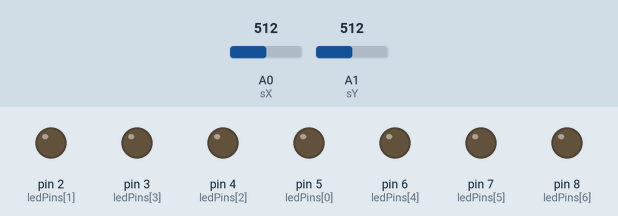
This sketch was run on a simulated Arduino Uno, built with avr-gcc and run on an emulated ATmega328P. Shown: output pins drawn as LEDs (lit = HIGH). Inputs (shaded band) come from the test bench; at power-on: A0 (sX) = 512, A1 (sY) = 512. Random numbers use the default seed unless the sketch sets one.

Above: at 5.3 s.
5.4 s: A0 (sX) set to 1005
At 6.8 s:
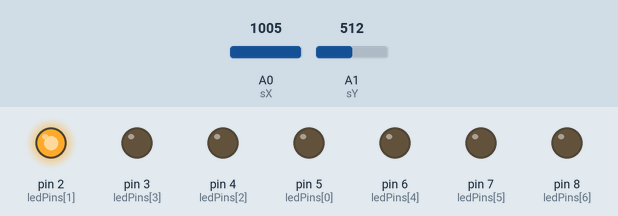
9.0 s: A0 (sX) set to 1023
At 11.8 s:
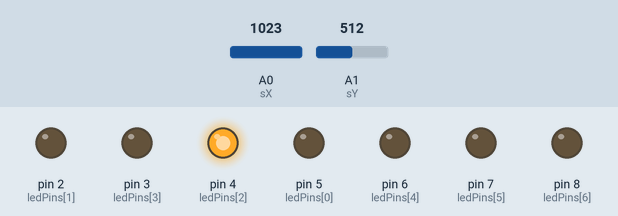
16.3 s: A1 (sY) set to 0
At 21.8 s:
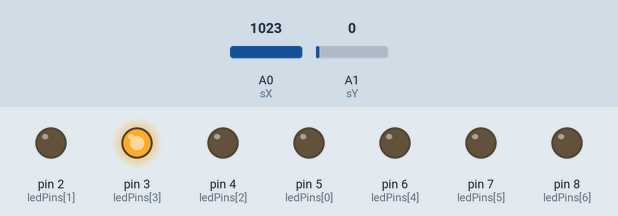
Timing chart, 0 to 34.7 s (numbered marks = the images above; inputs shaded):
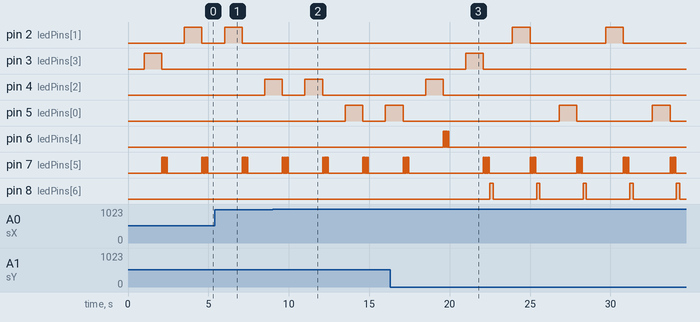

Measured:
- the behaviour switches between 1022 and 1023 on A0 (sX) (found by bisection; images 1 and 2)
- by itself, pin 2 (ledPins[1]): alternates HIGH for 1.1 s and LOW for 4.7 s

The sketch:

Joystick.ino
```cpp
// Joystick var
int sX = A0;     //joystick x axis, analog input
int sY = A1;     //joystick y axis, analog input
int sSX;         //state of x, reading from sX
int sSY;         //state of y, reading from sY
int sS;          //converted state

// Game variables
int rNum;        //random int choosing the random light to turn on
int wins=0;      //counting wins
int highScore=0; //saving the highest score

// Difficulty, time to react
const int easy=1000;
const int medium=500;
const int hard=325;
const int stupid=250;


int ledPins[]={5,2,4,3,6,7,8}; //initializing led's
int pinCount=7;                //number of led pins

void setup() {

Serial.begin(9600);
pinMode(sX, INPUT);
pinMode(sY, INPUT);

for (int thisPin = 0; thisPin < pinCount; thisPin++) { //assigning all the pins as outputs in a for loop
    pinMode(ledPins[thisPin], OUTPUT);
  }
}

void loop() {

  rNum=random(4); //generating random choice
  delay(1000);
  digitalWrite(ledPins[rNum], HIGH); //lighting the randomly chosen bulb
  delay(easy); //difficulty

  //stick stuff
  sSX = analogRead(sX); //reading x axis input
  delay(100);
  sSY = analogRead(sY); //reading y axis input

  //converting y and x inputs to 4 possibilities. 0 and 1023 are the maximum values on each axis of the joystick
  sS=0;
  switch (sSX) {
  case 0:
  sS=1;      // Left
  break;
  case 1023:
  sS=2;      // Right
  break;
}
switch (sSY) {
  case 0:
  sS=3;      // Up
  break;
  case 1023:
  sS=4;      // Down
  break;
}

  digitalWrite(ledPins[rNum], LOW); //turning off the randomly selected bulb, after the joystick choice was made
  if (sS-1==rNum) //checking if the user input the correct direction of the lit bulb
  {
    wins++;
    for (int k=0; k<=3; k++) {     //blinking green light means correct choice
    digitalWrite(ledPins[4], HIGH);
    delay(50);
    digitalWrite(ledPins[4], LOW);
    delay(50);
    }
  }
  else
  {
    if (wins>highScore) { //if the consecutive wins are more than the previous highscore, the new highscore is set.
        highScore=wins;
        wins=0;
    }
    for (int i=0; i<=3; i++) {       //blinking red light means incorrect choice
      digitalWrite(ledPins[5], HIGH);
      delay(50);
      digitalWrite(ledPins[5], LOW);
      delay(50);
    }
    for (int w=0; w<highScore; w++) { //displaying via counting and blinking the high score on a yellow bulb
        digitalWrite(ledPins[6], HIGH);
        delay(200);
        digitalWrite(ledPins[6], LOW);
        delay(200);
    }
  }
  }
```

zabice.c
```cpp
// Joystick var
int sX = A0;     //joystick x axis, analog input
int sY = A1;     //joystick y axis, analog input
int sSX;         //state of x, reading from sX
int sSY;         //state of y, reading from sY
int sS;          //converted state

void setup() {

  pinMode(sX, INPUT);
  pinMode(sY, INPUT);

  Serial.begin(9600);
}

void loop() {

  //stick stuff
  sSX = analogRead(sX); //reading x axis input
  delay(100);
  sSY = analogRead(sY); //reading y axis input

  //converting y and x inputs to 4 possibilities. 0 and 1023 are the maximum values on each axis of the joystick
  sS=0;
  switch (sSX) {
    case 0:
          sS=1;      // Left
          Serial.print(sS);
          Serial.print(";");
          break;
    case 1023:
          sS=2;      // Right
          Serial.print(sS);
          Serial.print(";");
          break;
  }
  switch (sSY) {
    case 0:
          sS=3;      // Up
          Serial.println(sS);
          break;
    case 1023:
          sS=4;      // Down
          Serial.println(sS);
          break;
  }
}
```
